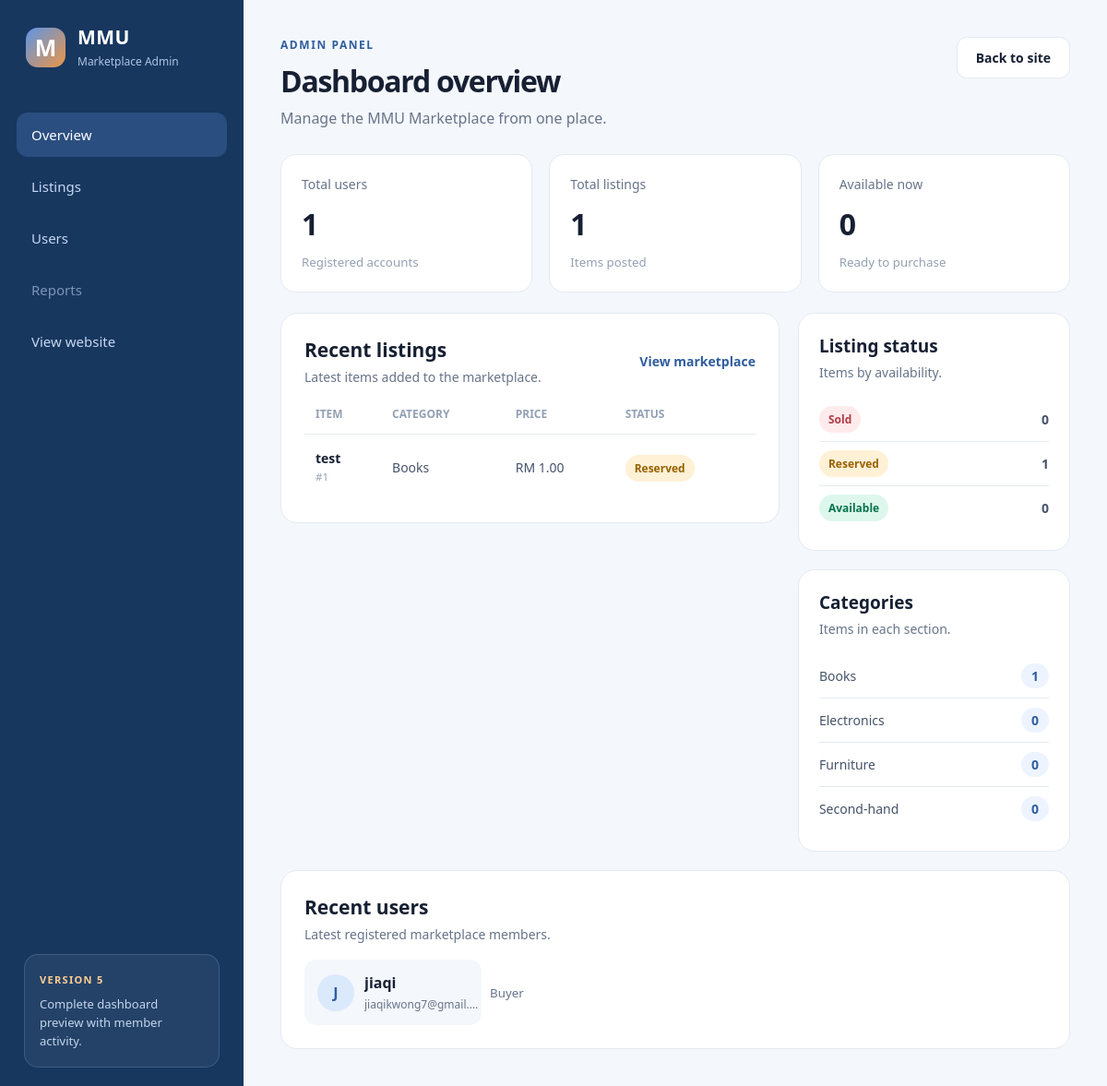
/admin, run on an earlier commit of the app's database.
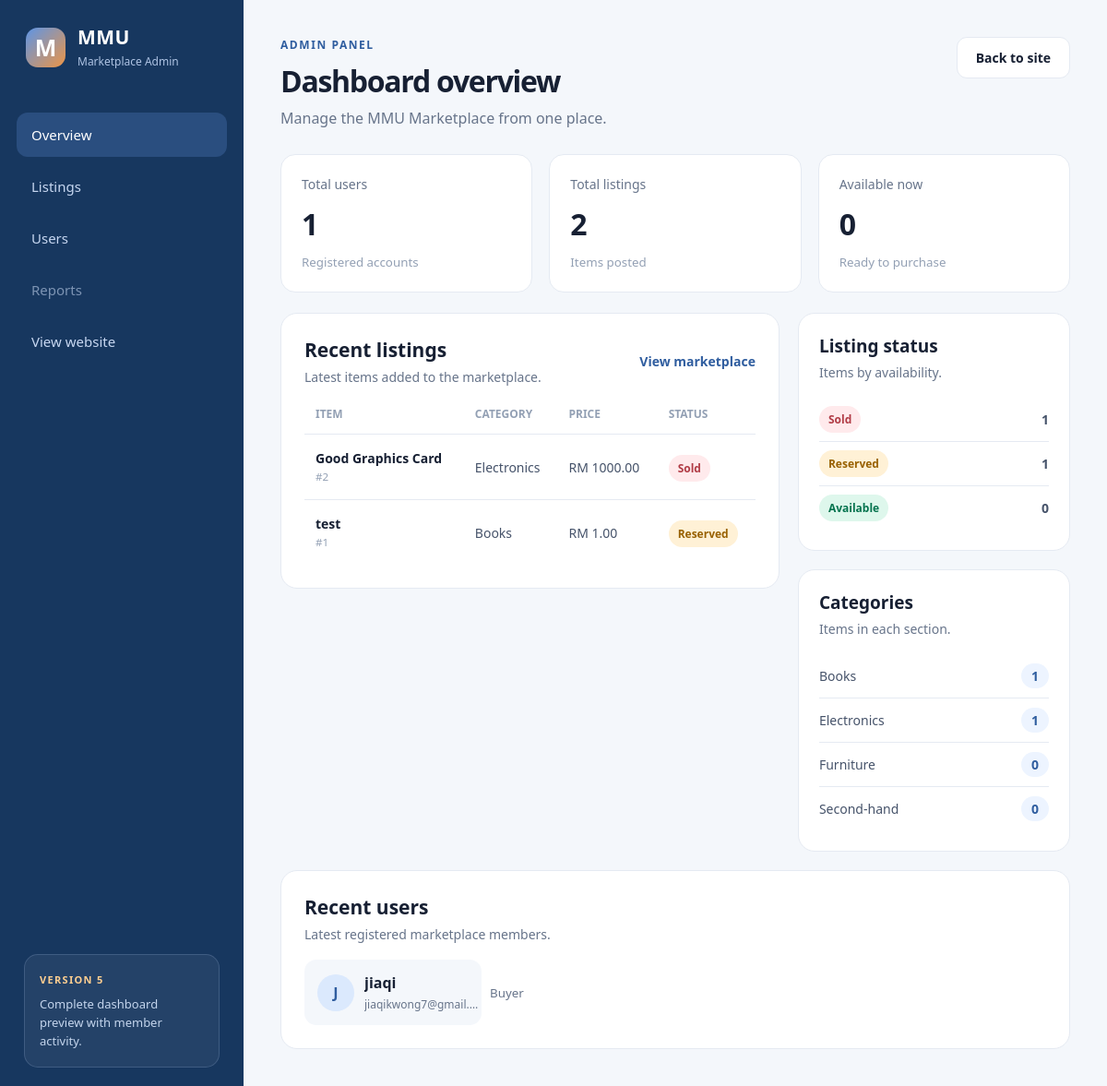
And on a later commit of the database.
### tables this page shows
CREATE TABLE item(
                   id INTEGER PRIMARY KEY AUTOINCREMENT,
                   title TEXT NOT NULL,
                   description TEXT NOT NULL,
                   category_id INTEGER NOT NULL,
                   status_id INTEGER NOT NULL,
                   condition_id INTEGER,
                   price REAL NOT NULL, image TEXT,
                   FOREIGN KEY(category_id) REFERENCES category(id),
                   FOREIGN KEY(status_id) REFERENCES status(id),
                   FOREIGN KEY(condition_id) REFERENCES item_condition(id)
                   );

CREATE TABLE category(
                   id INTEGER PRIMARY KEY AUTOINCREMENT,
                   name TEXT NOT NULL UNIQUE
                   
                   );

CREATE TABLE status(
                   id INTEGER PRIMARY KEY AUTOINCREMENT,
                   condition TEXT NOT NULL UNIQUE
                   
                   );

CREATE TABLE user(
                id INTEGER PRIMARY KEY AUTOINCREMENT,
                email TEXT NOT NULL UNIQUE,
                username TEXT NOT NULL,
                password TEXT NOT NULL,
                gender TEXT NOT NULL,
                role TEXT NOT NULL
                );

### app.py (the view)
@app.route("/admin")
def admin_dashboard():
    connect = sqlite3.connect("database.db")
    cursor = connect.cursor()
    cursor.execute("SELECT COUNT(*) FROM user")
    total_users = cursor.fetchone()[0]
    cursor.execute("SELECT COUNT(*) FROM item")
    total_listings = cursor.fetchone()[0]
    cursor.execute("""
        SELECT COUNT(*)
        FROM item
        JOIN status ON item.status_id = status.id
        WHERE status.condition = 'Available'
    """)
    available_listings = cursor.fetchone()[0]
    cursor.execute("""
        SELECT item.id, item.title, item.price, category.name, status.condition
        FROM item
        JOIN category ON item.category_id = category.id
        JOIN status ON item.status_id = status.id
        ORDER BY item.id DESC
        LIMIT 5
    """)
    recent_items = cursor.fetchall()
    cursor.execute("""
        SELECT status.condition, COUNT(item.id)
        FROM status
        LEFT JOIN item ON item.status_id = status.id
        GROUP BY status.id, status.condition
        ORDER BY status.id
    """)
    status_summary = cursor.fetchall()
    cursor.execute("""
        SELECT category.name, COUNT(item.id)
        FROM category
        LEFT JOIN item ON item.category_id = category.id
        GROUP BY category.id, category.name
        ORDER BY category.name
    """)
    category_summary = cursor.fetchall()
    cursor.execute("""
        SELECT username, email, role
        FROM user
        ORDER BY id DESC
        LIMIT 6
    """)
    recent_users = cursor.fetchall()
    connect.close()
    stats = {
        "total_users": total_users,
        "total_listings": total_listings,
        "available_listings": available_listings
    }
    return render_template("admin.html",
                           stats=stats,
                           recent_items=recent_items,
                           status_summary=status_summary,
                           category_summary=category_summary,
                           recent_users=recent_users)

### templates/admin.html (shortened to what the changed rows need)
<!DOCTYPE html>
<html lang="en">
<head>
    <link rel="stylesheet" href="{{ url_for('static', filename='css/admin.css') }}">
</head>
<body class="admin-body">
    <div class="admin-layout">
        <main class="admin-main">
            <header class="dashboard-header">
                <div>
                    <h1>Dashboard overview</h1>
                </div>
            </header>
            <section class="stat-grid" aria-label="Marketplace statistics">
                <article class="stat-card">
                    <p>Total listings</p>
                    <strong>{{ stats.total_listings }}</strong>
                    <small>Items posted</small>
                </article>
            </section>
            <div class="dashboard-columns">
                <section class="listings-panel">
                    <div class="panel-heading">
                        <div>
                            <h2>Recent listings</h2>
                        </div>
                    </div>
                    <div class="table-wrap">
                        <table class="listing-table">
                            <thead>
                                <tr>
                                    <th>Item</th>
                                    <th>Category</th>
                                    <th>Price</th>
                                    <th>Status</th>
                                </tr>
                            </thead>
                            <tbody>
                                {% for item_id, title, price, category, status in recent_items %}
                                <tr>
                                    <td>
                                        <strong>{{ title }}</strong>
                                        <small>#{{ item_id }}</small>
                                    </td>
                                    <td>{{ category }}</td>
                                    <td>RM {{ "%.2f" | format(price) }}</td>
                                    <td><span class="status status-{{ status | lower }}">{{ status }}</span></td>
                                </tr>
                                {% else %}
                                <tr class="empty-row">
                                    <td colspan="4">No items listed yet.</td>
                                </tr>
                                {% endfor %}
                            </tbody>
                        </table>
                    </div>
                </section>
                <div class="summary-panels">
                    <section class="summary-panel">
                        <div class="panel-heading small">
                            <div>
                                <h2>Listing status</h2>
                            </div>
                        </div>
                        <div class="summary-list">
                            {% for status, count in status_summary %}
                            <div>
                                <span class="status status-{{ status | lower }}">{{ status }}</span>
                                <strong>{{ count }}</strong>
                            </div>
                            {% endfor %}
                        </div>
                    </section>
                    <section class="summary-panel">
                        <div class="panel-heading small">
                            <div>
                                <h2>Categories</h2>
                            </div>
                        </div>
                        <div class="category-list">
                            {% for category, count in category_summary %}
                            <div>
                                <span>{{ category }}</span>
                                <strong>{{ count }}</strong>
                            </div>
                            {% endfor %}
                        </div>
                    </section>
                </div>
            </div>
            <section class="users-panel" id="recent-users">
                <div class="panel-heading">
                    <div>
                        <h2>Recent users</h2>
                    </div>
                </div>
                {% if recent_users %}
                <div class="user-grid">
                    {% for username, email, role in recent_users %}
                    <article class="user-card">
                        <span class="user-avatar">{{ username[0] | upper }}</span>
                        <div>
                            <strong>{{ username }}</strong>
                            <p>{{ email }}</p>
                        </div>
                        <small>{{ role }}</small>
                    </article>
                    {% endfor %}
                </div>
                {% else %}
                <div class="user-empty">
                    <strong>No users registered yet</strong>
                    <p>New member accounts will appear here after students register.</p>
                </div>
                {% endif %}
            </section>
        </main>
    </div>
</body>
</html>

What changed in the data, as far as the page shows it:
added item: title "Good Graphics Card", id "2", name "Electronics", price "1000.00", condition "Sold"
computed for status "Sold": id "0" → "1"
computed for category "Electronics": id "0" → "1"
Also different on the page:
{{ stats.total_listings }}: "1" → "2"
